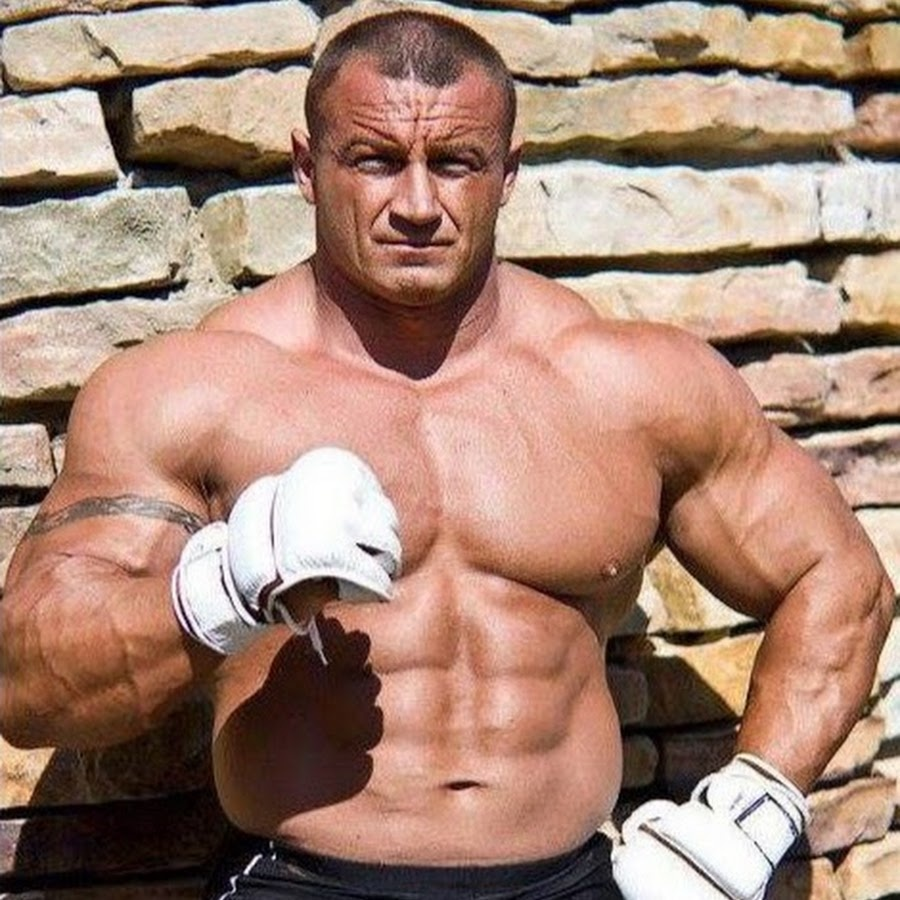
#> input picture przetwarzanie_obrazow/LAB1/pudzian.jpg, 900 x 900 px
$ python LAB2.3.py
#> lines starting #> are read from the running program, lines starting #| are printed output that depends on the picture
#> further down, img is the input picture: shape (900, 900, 3); mean B, G, R 117.4, 133.6, 166.7
import cv2 as cv
import numpy as np

path = "C:\\Users\\wojda\\OneDrive\\Dokumenty\\GitHub\\skryptowe_jezyki_LAB\\przetwarzanie_obrazow\\LAB1"
cv.samples.addSamplesDataSearchPath(path)

def rotate_image(image, degrees):
#> called with degrees = 27
  image_center = tuple(np.array(image.shape[1::-1]) / 2) #znalezienie środka zdjęcia
#> image_center = (450, 450)
  rot_mat = cv.getRotationMatrix2D(image_center, degrees, 1.0) #stworzenie macierzy obrotu
  result = cv.warpAffine(image, rot_mat, image.shape[1::-1]) #obrót zdjęcia
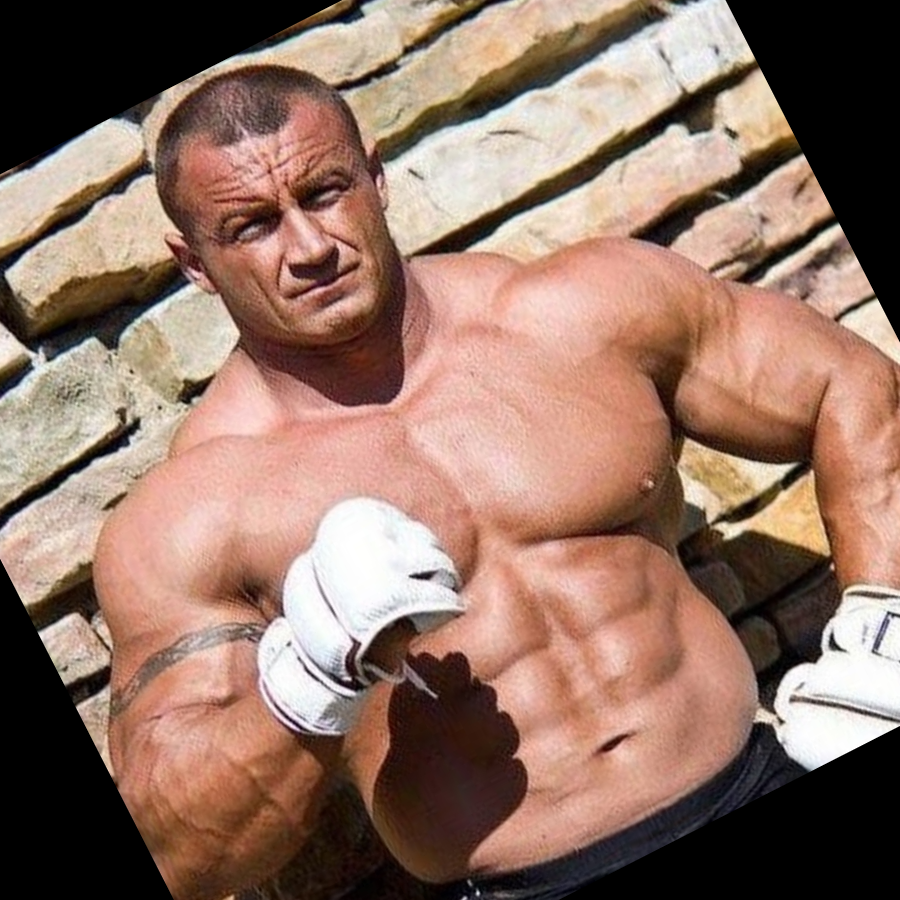
#> result: shape (900, 900, 3); mean B, G, R 102, 115.8, 146.3
  return result
degrees = 27
img = cv.imread(cv.samples.findFile('pudzian.jpg'))
cv.imshow('Display', rotate_image(img, degrees)) #wywołanie funkcji
klawisz = cv.waitKey(0)
#> (key Esc is pressed here)
